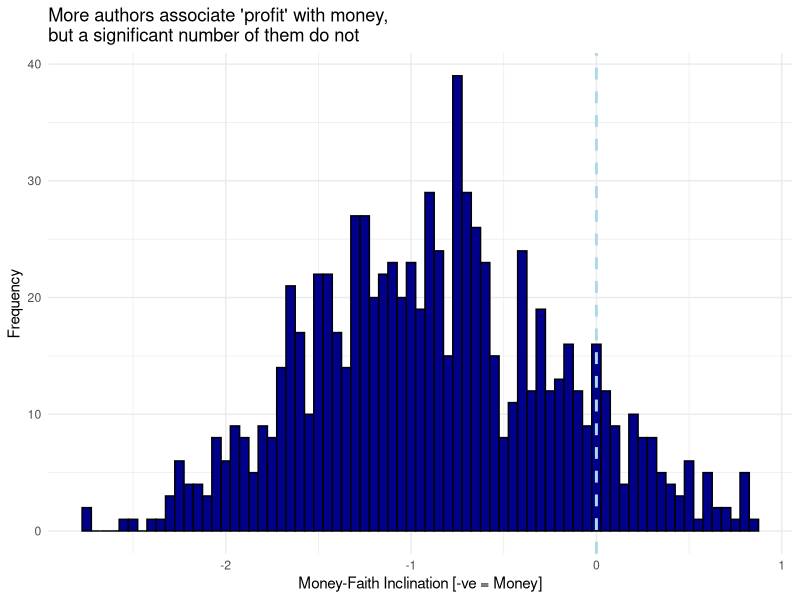

R code for this plot:
## ---- chunk 1
# Read the CSV file
data <- read.csv("./Book1.csv", header = FALSE, stringsAsFactors = FALSE)

## ---- chunk 2
library(tidyr)
library(dplyr)

# Split the column into two columns
data <- separate(data, V1, into = c("file_name", "value"), sep = ": ")

glimpse(data)
## ---- chunk 3
data$value <- as.numeric(data$value)
## ---- chunk 4
data_cleaned <- data |>
  filter(value != 0)
## ---- chunk 5
library(ggplot2)

# Plot the distribution
data_cleaned |> 
  ggplot(aes(x = value)) +
  geom_histogram(binwidth = 0.05, fill = "blue4", color = "black") +
  labs(
    title = "More authors associate 'profit' with money, \nbut a significant number of them do not", 
    x = "Money-Faith Inclination [-ve = Money]", 
    y = "Frequency"
    ) +
  geom_vline(
    xintercept = 0,
    linetype = "dashed",
    color = "lightblue",
    size = 1
    ) +
  theme_minimal()

